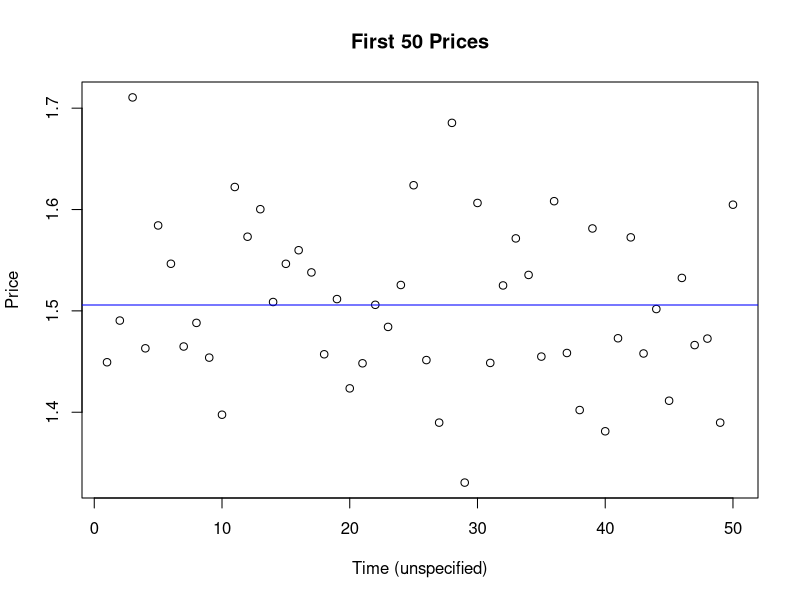
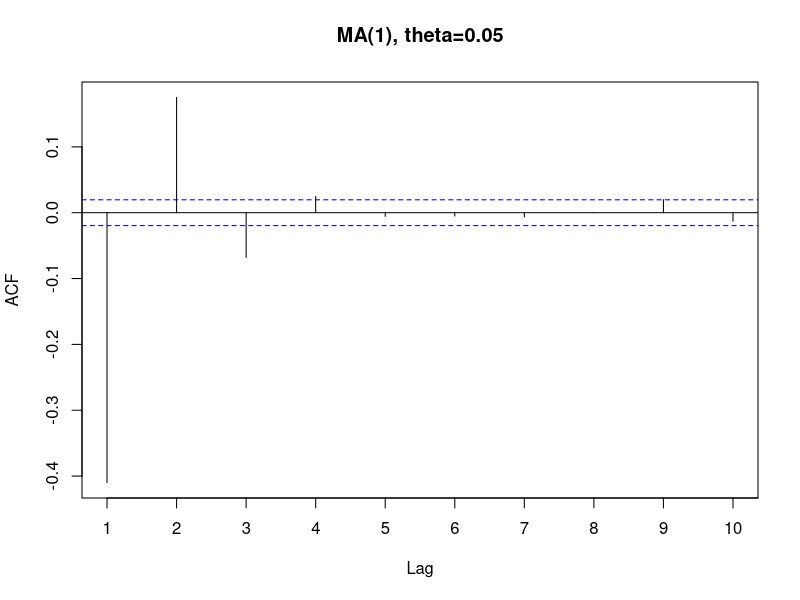
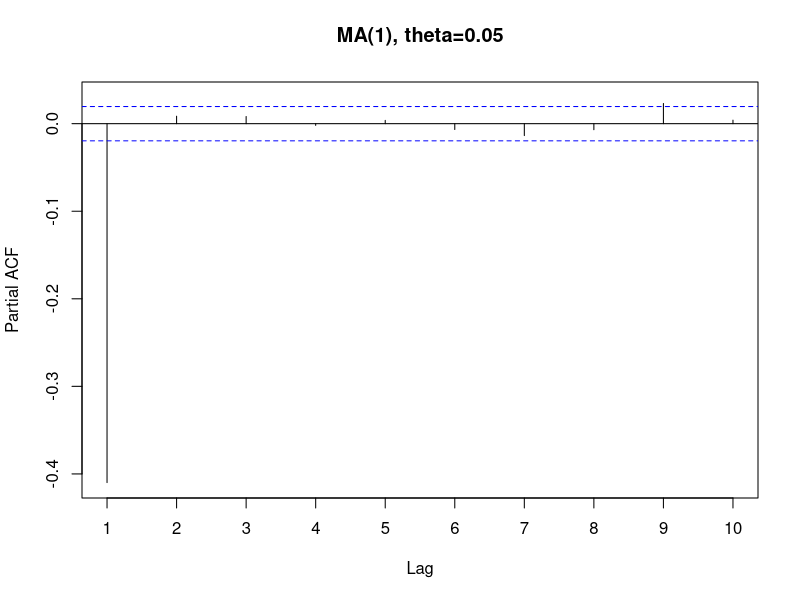

These charts were generated, in order, by the following R code:
## ---- chunk 1
knitr::opts_chunk$set(echo = TRUE)
## ---- chunk 2
library(tidyverse)
read_csv("avocado.csv")
## ---- chunk 3
PStar = 1.5 #Long run equilibrium price
Phi = -0.4 #Persistence factor
n = 10000 #number of prices
meanEr = 0 #Mean error
stdDvEr = 0.08 #Std Deviation error
error = rnorm(n=n, mean = meanEr, sd=stdDvEr)
Prices = c() #List of prices
P0 = PStar #Setting initial price to equilibrium price
for (i in 1:n) {
  pt = PStar*(1-Phi) + Phi*P0 + error[i]
  Prices = c(Prices, pt)
  P0 = pt
}
## ---- chunk 4
plot(Prices[1:50], main="First 50 Prices", ylab="Price", xlab="Time (unspecified)")
abline(h=mean(Prices[1:50]), col="blue")
## ---- chunk 5
library(forecast)
Acf(Prices,main="MA(1), theta=0.05", lag.max=10)
Pacf(Prices,main="MA(1), theta=0.05", lag.max=10)
